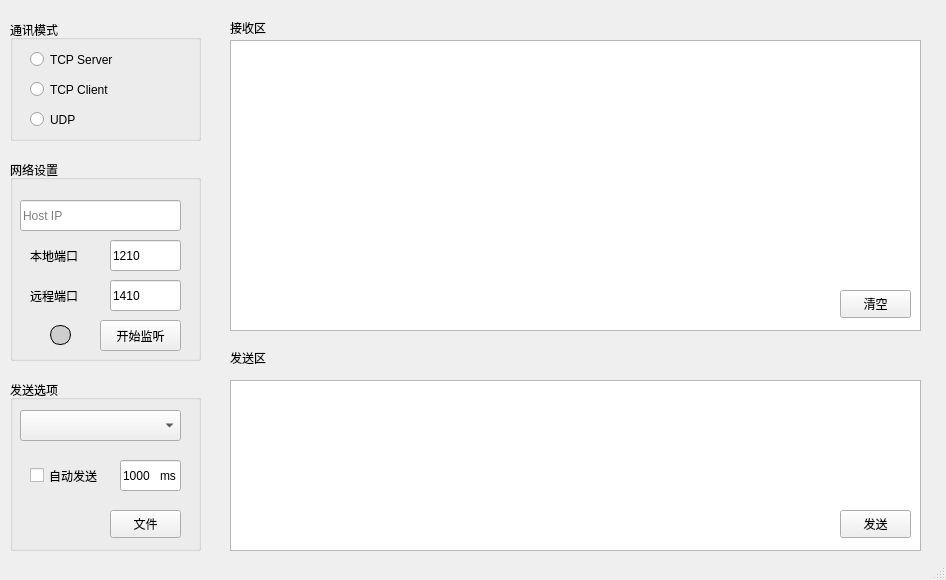
<?xml version="1.0" encoding="UTF-8"?>
<ui version="4.0">
 <class>MainWin</class>
 <widget class="QMainWindow" name="MainWin">
  <property name="geometry">
   <rect>
    <x>0</x>
    <y>0</y>
    <width>946</width>
    <height>580</height>
   </rect>
  </property>
  <property name="minimumSize">
   <size>
    <width>946</width>
    <height>580</height>
   </size>
  </property>
  <property name="maximumSize">
   <size>
    <width>946</width>
    <height>580</height>
   </size>
  </property>
  <property name="windowTitle">
   <string>网络调试与文件传输</string>
  </property>
  <property name="styleSheet">
   <string notr="true"/>
  </property>
  <widget class="QWidget" name="centralwidget">
   <property name="styleSheet">
    <string notr="true">border-image: url(:/f.png);</string>
   </property>
   <widget class="QListWidget" name="listWidget_rcvmsg">
    <property name="geometry">
     <rect>
      <x>230</x>
      <y>40</y>
      <width>691</width>
      <height>291</height>
     </rect>
    </property>
   </widget>
   <widget class="QPushButton" name="pushButton_snd">
    <property name="geometry">
     <rect>
      <x>840</x>
      <y>510</y>
      <width>71</width>
      <height>28</height>
     </rect>
    </property>
    <property name="text">
     <string>发送</string>
    </property>
   </widget>
   <widget class="QGroupBox" name="groupBox_mode">
    <property name="enabled">
     <bool>true</bool>
    </property>
    <property name="geometry">
     <rect>
      <x>10</x>
      <y>20</y>
      <width>191</width>
      <height>121</height>
     </rect>
    </property>
    <property name="title">
     <string>通讯模式</string>
    </property>
    <widget class="QRadioButton" name="radioButton_TcpSvr">
     <property name="geometry">
      <rect>
       <x>20</x>
       <y>30</y>
       <width>115</width>
       <height>19</height>
      </rect>
     </property>
     <property name="text">
      <string>TCP Server</string>
     </property>
    </widget>
    <widget class="QRadioButton" name="radioButton_TcpClt">
     <property name="geometry">
      <rect>
       <x>20</x>
       <y>60</y>
       <width>115</width>
       <height>19</height>
      </rect>
     </property>
     <property name="text">
      <string>TCP Client</string>
     </property>
    </widget>
    <widget class="QRadioButton" name="radioButton_Udp">
     <property name="geometry">
      <rect>
       <x>20</x>
       <y>90</y>
       <width>131</width>
       <height>19</height>
      </rect>
     </property>
     <property name="text">
      <string>UDP</string>
     </property>
    </widget>
   </widget>
   <widget class="QLabel" name="label_2">
    <property name="geometry">
     <rect>
      <x>230</x>
      <y>20</y>
      <width>72</width>
      <height>15</height>
     </rect>
    </property>
    <property name="text">
     <string>接收区</string>
    </property>
   </widget>
   <widget class="QLabel" name="label_3">
    <property name="geometry">
     <rect>
      <x>230</x>
      <y>350</y>
      <width>72</width>
      <height>15</height>
     </rect>
    </property>
    <property name="text">
     <string>发送区</string>
    </property>
   </widget>
   <widget class="QPushButton" name="pushButton_clear">
    <property name="geometry">
     <rect>
      <x>840</x>
      <y>290</y>
      <width>71</width>
      <height>28</height>
     </rect>
    </property>
    <property name="text">
     <string>清空</string>
    </property>
   </widget>
   <widget class="QGroupBox" name="groupBox_2">
    <property name="geometry">
     <rect>
      <x>10</x>
      <y>160</y>
      <width>191</width>
      <height>201</height>
     </rect>
    </property>
    <property name="title">
     <string>网络设置</string>
    </property>
    <widget class="QLineEdit" name="lineEdit_localport">
     <property name="geometry">
      <rect>
       <x>100</x>
       <y>80</y>
       <width>71</width>
       <height>31</height>
      </rect>
     </property>
     <property name="text">
      <string>1210</string>
     </property>
     <property name="placeholderText">
      <string>port</string>
     </property>
    </widget>
    <widget class="QPushButton" name="pushButton_connect">
     <property name="geometry">
      <rect>
       <x>90</x>
       <y>160</y>
       <width>81</width>
       <height>31</height>
      </rect>
     </property>
     <property name="text">
      <string>开始监听</string>
     </property>
    </widget>
    <widget class="QLabel" name="label">
     <property name="geometry">
      <rect>
       <x>20</x>
       <y>80</y>
       <width>71</width>
       <height>31</height>
      </rect>
     </property>
     <property name="text">
      <string>本地端口</string>
     </property>
    </widget>
    <widget class="QLabel" name="label_connect">
     <property name="geometry">
      <rect>
       <x>40</x>
       <y>165</y>
       <width>21</width>
       <height>20</height>
      </rect>
     </property>
     <property name="styleSheet">
      <string notr="true">background-color: rgb(206, 206, 206);
border:1px solid#000000;
border-radius:10px;</string>
     </property>
     <property name="text">
      <string/>
     </property>
    </widget>
    <widget class="QLineEdit" name="lineEdit_IP">
     <property name="geometry">
      <rect>
       <x>10</x>
       <y>40</y>
       <width>161</width>
       <height>31</height>
      </rect>
     </property>
     <property name="placeholderText">
      <string>Host IP</string>
     </property>
    </widget>
    <widget class="QLineEdit" name="lineEdit_hostport">
     <property name="geometry">
      <rect>
       <x>100</x>
       <y>120</y>
       <width>71</width>
       <height>31</height>
      </rect>
     </property>
     <property name="text">
      <string>1410</string>
     </property>
     <property name="placeholderText">
      <string>port</string>
     </property>
    </widget>
    <widget class="QLabel" name="label_5">
     <property name="geometry">
      <rect>
       <x>20</x>
       <y>120</y>
       <width>61</width>
       <height>31</height>
      </rect>
     </property>
     <property name="text">
      <string>远程端口</string>
     </property>
    </widget>
   </widget>
   <widget class="QPlainTextEdit" name="plainTextEdit_sndmsg">
    <property name="geometry">
     <rect>
      <x>230</x>
      <y>380</y>
      <width>691</width>
      <height>171</height>
     </rect>
    </property>
   </widget>
   <widget class="QGroupBox" name="groupBox_3">
    <property name="geometry">
     <rect>
      <x>10</x>
      <y>380</y>
      <width>191</width>
      <height>171</height>
     </rect>
    </property>
    <property name="title">
     <string>发送选项</string>
    </property>
    <widget class="QLineEdit" name="lineEdit_time">
     <property name="geometry">
      <rect>
       <x>110</x>
       <y>80</y>
       <width>61</width>
       <height>31</height>
      </rect>
     </property>
     <property name="text">
      <string>1000</string>
     </property>
    </widget>
    <widget class="QCheckBox" name="checkBox_autoSnd">
     <property name="geometry">
      <rect>
       <x>20</x>
       <y>80</y>
       <width>101</width>
       <height>31</height>
      </rect>
     </property>
     <property name="text">
      <string>自动发送</string>
     </property>
    </widget>
    <widget class="QLabel" name="label_4">
     <property name="geometry">
      <rect>
       <x>150</x>
       <y>80</y>
       <width>31</width>
       <height>31</height>
      </rect>
     </property>
     <property name="text">
      <string>ms</string>
     </property>
    </widget>
    <widget class="QPushButton" name="pushButton_file">
     <property name="geometry">
      <rect>
       <x>100</x>
       <y>130</y>
       <width>71</width>
       <height>28</height>
      </rect>
     </property>
     <property name="text">
      <string>文件</string>
     </property>
    </widget>
    <widget class="QComboBox" name="comboBox">
     <property name="geometry">
      <rect>
       <x>10</x>
       <y>30</y>
       <width>161</width>
       <height>31</height>
      </rect>
     </property>
    </widget>
   </widget>
   <zorder>plainTextEdit_sndmsg</zorder>
   <zorder>listWidget_rcvmsg</zorder>
   <zorder>groupBox_mode</zorder>
   <zorder>label_2</zorder>
   <zorder>label_3</zorder>
   <zorder>pushButton_clear</zorder>
   <zorder>groupBox_2</zorder>
   <zorder>pushButton_snd</zorder>
   <zorder>groupBox_3</zorder>
  </widget>
  <widget class="QMenuBar" name="menubar">
   <property name="geometry">
    <rect>
     <x>0</x>
     <y>0</y>
     <width>946</width>
     <height>26</height>
    </rect>
   </property>
  </widget>
  <widget class="QStatusBar" name="statusbar">
   <property name="font">
    <font>
     <family>SimSun-ExtB</family>
     <pointsize>11</pointsize>
    </font>
   </property>
  </widget>
 </widget>
 <resources/>
 <connections/>
</ui>
